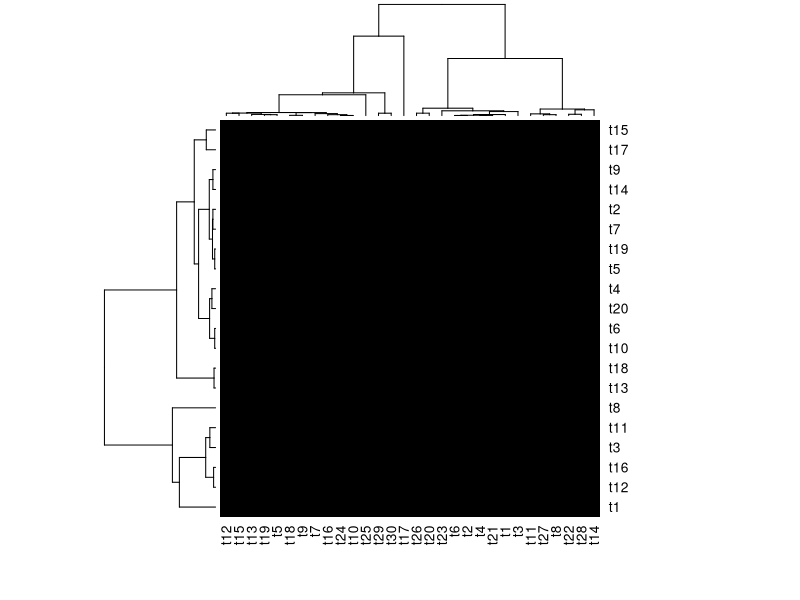
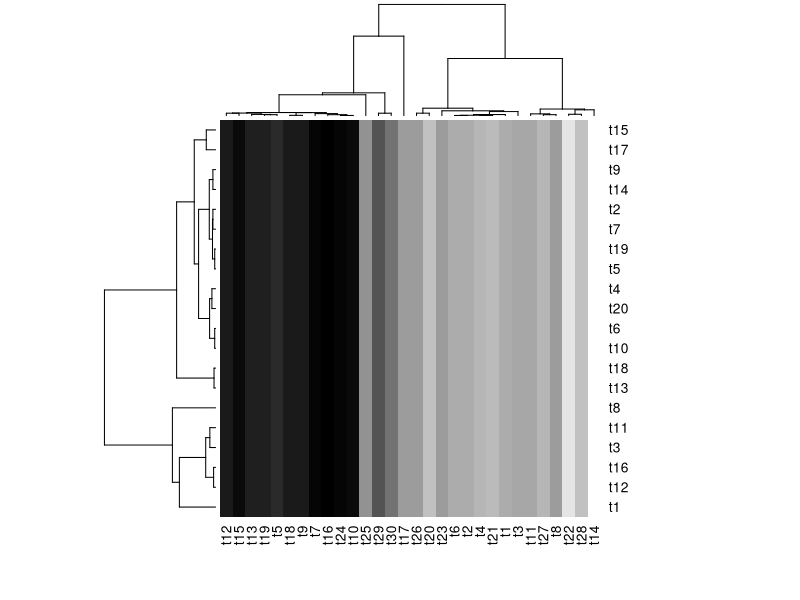
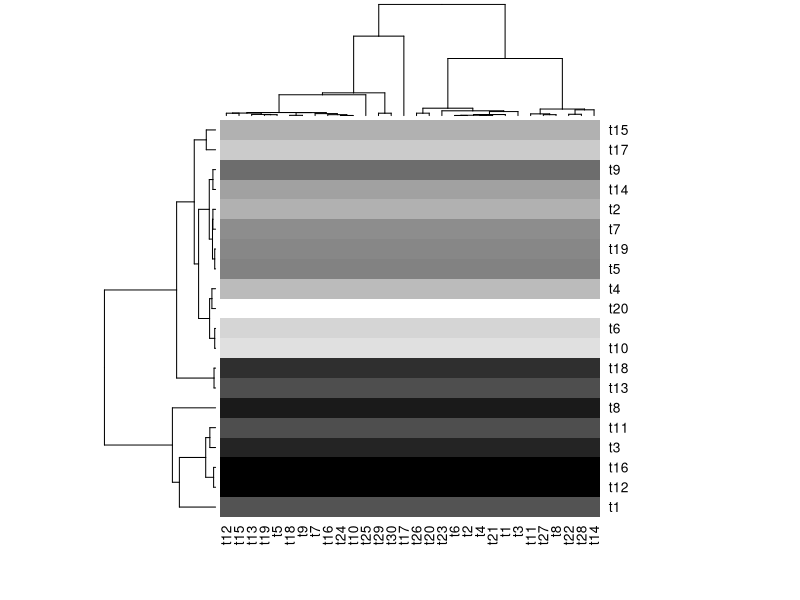
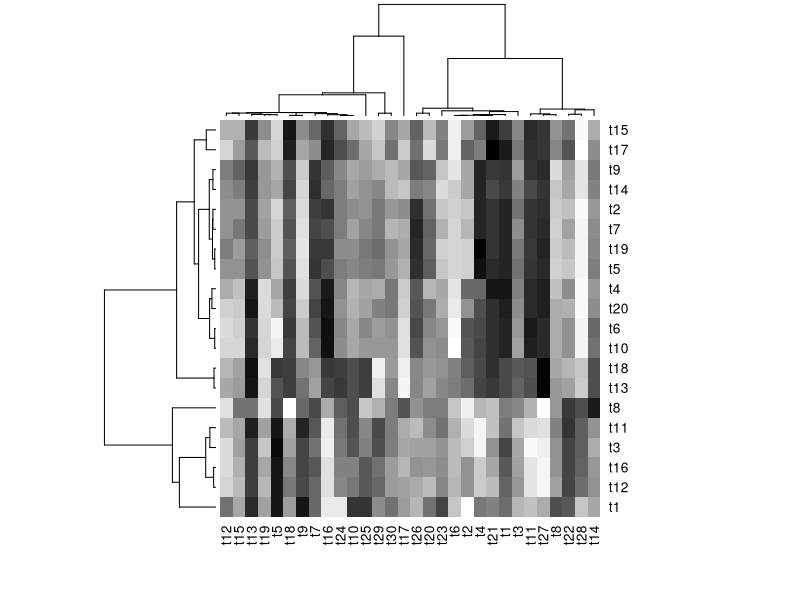

Generate these figures, in order, with R:
## ---- chunk 1
library(knitr)

## Global options
options(max.print="75")
opts_chunk$set(fig.path="out/",
               echo=TRUE,
         cache=TRUE,
               cache.path="cache/",
               prompt=FALSE,
               tidy=TRUE,
               comment=NA,
               message=FALSE,
               warning=FALSE)
opts_knit$set(width=75)
## ---- chunk 2
library(ape)
library(MASS)
library(boot)
set.seed(140814)
## generate random phylogenies for consumers and resources
ctree <- rcoal(20)
rtree <- rcoal(30)
## generate correlation matrices
Ac <- vcv(ctree,corr=T)
Ar <- vcv(rtree,corr=T)
## store dimensions
cdim <- dim(Ac)[1]
rdim <- dim(Ar)[1]
## make J matrice
Jc <- matrix(rep(1, cdim^2), nrow = cdim, ncol = cdim)
Jr <- matrix(rep(1, rdim^2), nrow = rdim, ncol = rdim)
## make I matrices
Ic <- diag(cdim)
Ir <- diag(rdim)
## make equation elements
ele1 <- kronecker(Ar, Jc) ## resources nested in consumers (first go through all hosts for parasite 1, then all hosts for parasite 2, etc.)
ele2 <- kronecker(Jr, Ac)
ele3 <- kronecker(Ar, Ic)
ele4 <- kronecker(Ir, Ac)
ele5 <- kronecker(Ar, Ac)## set parameters
phi <- c(0, 0, 0, 0, 0)
sig <- 1
## calculate equation
fullcor<-sig*(phi[1]*ele1+phi[2]*ele2+phi[3]*ele3+phi[4]*ele4+phi[5]*ele5)
## generate latent gaussian variables
lat_vars <- mvrnorm(1, mu = rep(0, cdim*rdim), Sigma = fullcor)
## covert to matrix of probabilities
probs <- inv.logit(lat_vars)
prob_mat <- matrix(probs, nrow = cdim, ncol = rdim)
rownames(prob_mat) <- rownames(Ac)
colnames(prob_mat) <- colnames(Ar)
## plot probs
heatmap(prob_mat,  Rowv = as.dendrogram(as.hclust(ctree)), Colv = as.dendrogram(as.hclust(rtree)), labRow = ctree$tip.label, labCol = rtree$tip.label, scale="none", margins = c(5, 6), font.axis = 3, col = rev(grey(seq(0, 1, length = max(prob_mat)))), cexRow = 1, cexCol = 1) 
## ---- chunk 3
phi <- c(1, 0, 0, 0, 0)
fullcor<-sig*(phi[1]*ele1+phi[2]*ele2+phi[3]*ele3+phi[4]*ele4+phi[5]*ele5)
## generate latent gaussian variables
lat_vars <- mvrnorm(1, mu = rep(0, cdim*rdim), Sigma = fullcor)
## covert to matrix of probabilities
probs <- inv.logit(lat_vars)
prob_mat <- matrix(probs, nrow = cdim, ncol = rdim)
rownames(prob_mat) <- rownames(Ac)
colnames(prob_mat) <- colnames(Ar)
## plot probs
heatmap(prob_mat,  Rowv = as.dendrogram(as.hclust(ctree)), Colv = as.dendrogram(as.hclust(rtree)), labRow = ctree$tip.label, labCol = rtree$tip.label, scale="none", margins = c(5, 6), font.axis = 3, cexRow = 1, cexCol = 1, col = rev(grey(seq(0, 1, length = 50)))) 
## ---- chunk 4
phi <- c(0, 1, 0, 0, 0)
fullcor<-sig*(phi[1]*ele1+phi[2]*ele2+phi[3]*ele3+phi[4]*ele4+phi[5]*ele5)
## generate latent gaussian variables
lat_vars <- mvrnorm(1, mu = rep(0, cdim*rdim), Sigma = fullcor)
## covert to matrix of probabilities
probs <- inv.logit(lat_vars)
prob_mat <- matrix(probs, nrow = cdim, ncol = rdim)
rownames(prob_mat) <- rownames(Ac)
colnames(prob_mat) <- colnames(Ar)
## plot probs
heatmap(prob_mat,  Rowv = as.dendrogram(as.hclust(ctree)), Colv = as.dendrogram(as.hclust(rtree)), labRow = ctree$tip.label, labCol = rtree$tip.label, scale="none", margins = c(5, 6), font.axis = 3, cexRow = 1, cexCol = 1, col = rev(grey(seq(0, 1, length = 50)))) 
## ---- chunk 5
phi <- c(0, 0, 0, 1, 0)
fullcor<-sig*(phi[1]*ele1+phi[2]*ele2+phi[3]*ele3+phi[4]*ele4+phi[5]*ele5)
## generate latent gaussian variables
lat_vars <- mvrnorm(1, mu = rep(0, cdim*rdim), Sigma = fullcor)
## covert to matrix of probabilities
probs <- inv.logit(lat_vars)
prob_mat <- matrix(probs, nrow = cdim, ncol = rdim)
rownames(prob_mat) <- rownames(Ac)
colnames(prob_mat) <- colnames(Ar)
## plot probs
heatmap(prob_mat,  Rowv = as.dendrogram(as.hclust(ctree)), Colv = as.dendrogram(as.hclust(rtree)), labRow = ctree$tip.label, labCol = rtree$tip.label, scale="none", margins = c(5, 6), font.axis = 3, cexRow = 1, cexCol = 1, col = rev(grey(seq(0, 1, length = 50)))) 
